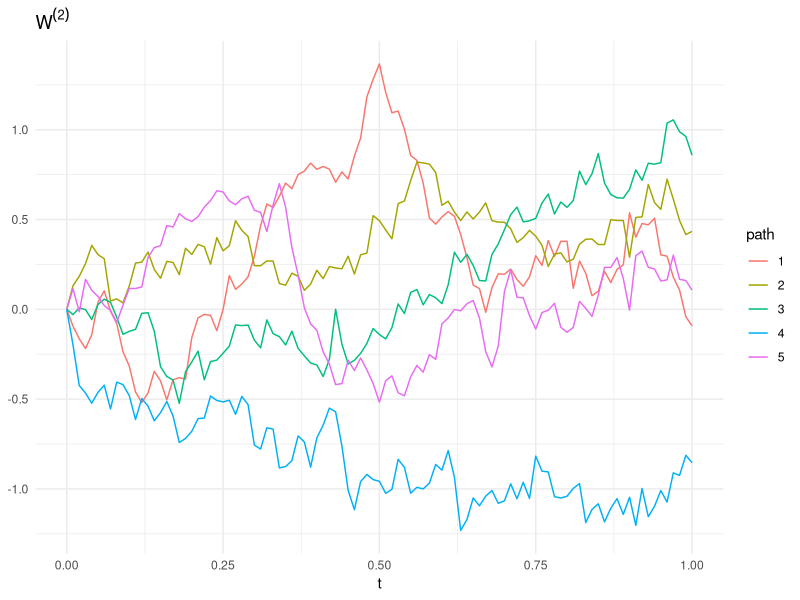
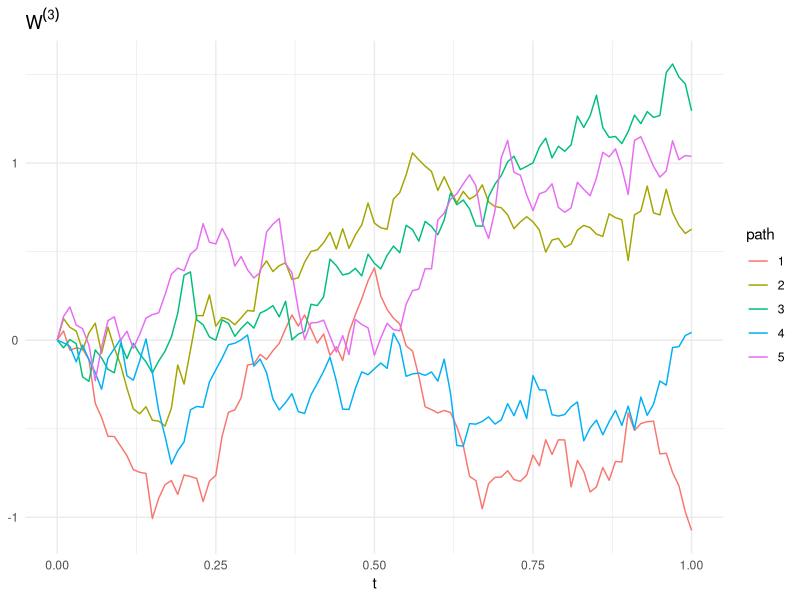
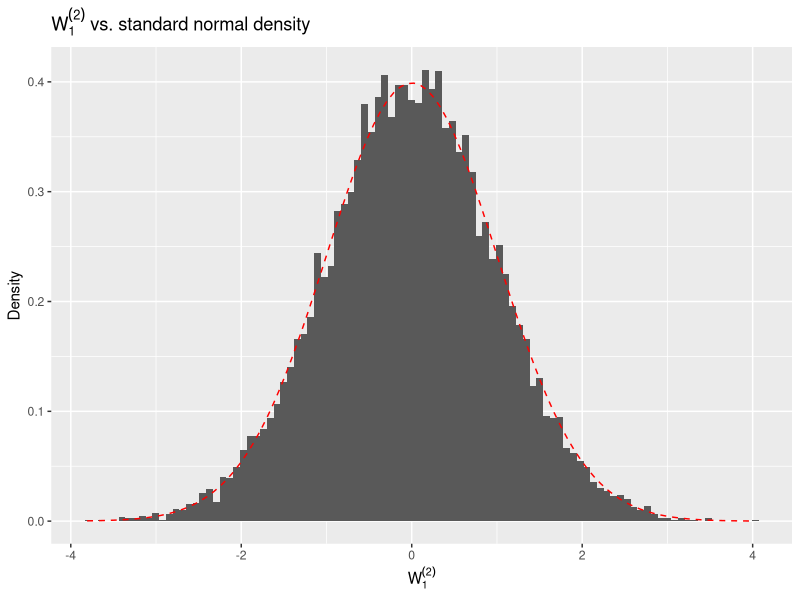
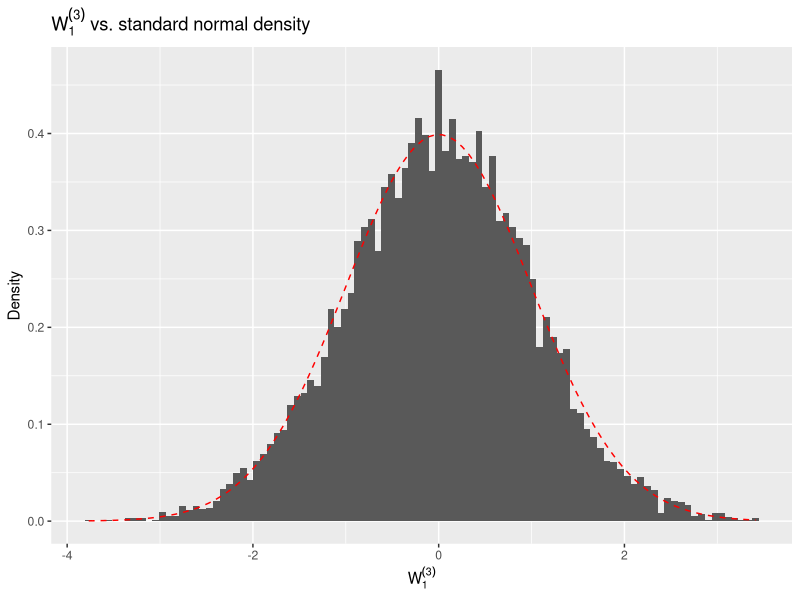
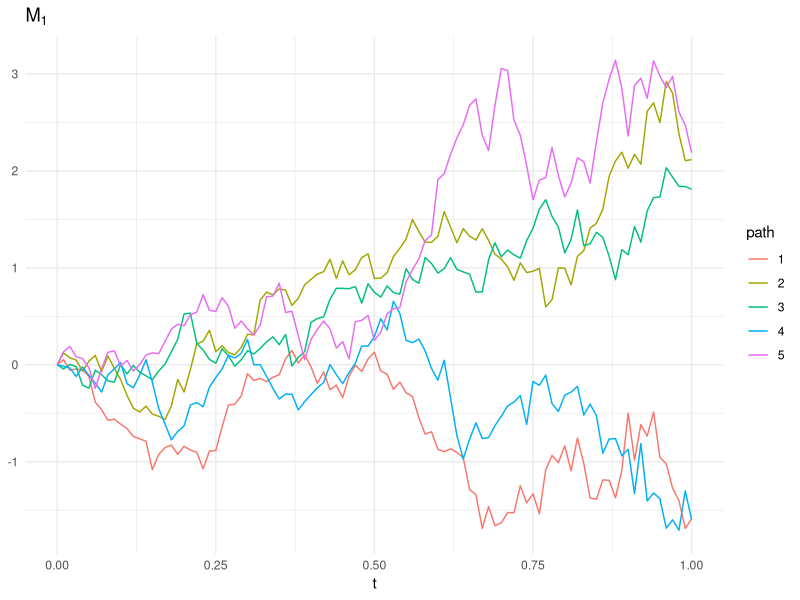
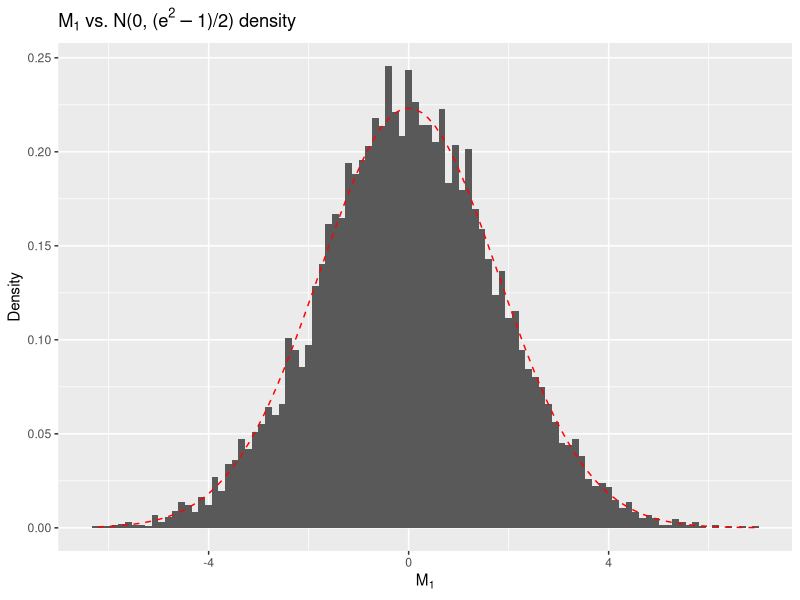

Reproduce these figures in R, in order.
#########################
########## 6.5 ##########
#########################
library(ggplot2)
library(tidyr)
library(dplyr)

DiscreteBrownianMotionGenerator <- function(deltaT, N, a = 0, b = 1, seed = 2026)
{
  if (!is.na(seed))
  {
    set.seed(seed)
  }

  nGrid <- (b - a) / deltaT

  if (abs(nGrid - round(nGrid)) > 1e-8)
  {
    stop("deltaT should divide b - a evenly")
  }

  nGrid <- round(nGrid) #Makes it an integer

  res <- matrix(NA_real_, nrow = N, ncol = nGrid + 1)

  res[, 1] <- rep(0, length = N)

  for (i in 1:nrow(res))
  {
    gaussianVec <- rnorm(nGrid, mean = 0, sd = 1)

    # B_{t_i} = B_{t_{i-1}} + sqrt(deltaT) * z_i, so B_{t_i} = sqrt(deltaT) * cumsum(z_1, ..., z_i)
    res[i, 2:(nGrid + 1)] <- cumsum(sqrt(deltaT) * gaussianVec)
  }

  # Column j holds B_{t} at time t = times[j], so columns can be looked up by time
  times <- seq(a, b, by = deltaT)
  colnames(res) <- times
  attr(res, "times") <- times

  return(res)
}

#########
### a ###
#########
integrand_maker <- function(fun, deltaT, a = 0, b = 1)
{
  nGrid <- (b - a) / deltaT

  if (abs(nGrid - round(nGrid)) > 1e-8)
  {
    stop("deltaT should divide b - a evenly")
  }

  # Integrand evaluated on the same grid as the Brownian motion: t_0 = a, ..., t_n = b
  times <- seq(a, b, by = deltaT)

  return(fun(times))
}

# Cumulative sum along each path (row) of a matrix
rowCumsum <- function(m)
{
  t(apply(m, 1, cumsum))
}

W_maker <- function(t, N, deltaT, seed = 2026){
  #Using left-endpoint sums

  #Creating integrand in fine grid
  integrand_sin <- integrand_maker(function(t) sin(t), deltaT, a = 0, b = t)
  integrand_cos <- integrand_maker(function(t) cos(t), deltaT, a = 0, b = t)

  #Create integrator in fine grid
  integrator_B1 <- DiscreteBrownianMotionGenerator(deltaT, N, a = 0, b = t, seed = seed)
  integrator_B2 <- DiscreteBrownianMotionGenerator(deltaT, N, a = 0, b = t, seed = seed+1)

  #Make integrator increments path by path (N x nGrid): column j is B_{t_j} - B_{t_{j-1}}
  increments_B1 <- integrator_B1[, -1, drop = FALSE] - integrator_B1[, -ncol(integrator_B1), drop = FALSE]
  increments_B2 <- integrator_B2[, -1, drop = FALSE] - integrator_B2[, -ncol(integrator_B2), drop = FALSE]

  #Left endpoints: drop the last grid point
  summand_sin <- integrand_sin[-length(integrand_sin)]
  summand_cos <- integrand_cos[-length(integrand_cos)]

  #Multiply column j of the increments by f(t_{j-1}), then cumulate along each path
  res_W2 <- cbind(0, rowCumsum(sweep(increments_B1, 2, summand_sin, "*") + sweep(increments_B2, 2, summand_cos, "*")))
  res_W3 <- cbind(0, rowCumsum(sweep(increments_B1, 2, summand_cos, "*") + sweep(increments_B2, 2, summand_sin, "*")))

  colnames(res_W2) <- colnames(res_W3) <- attr(integrator_B1, "times")

  return(list(W2 = res_W2, W3 = res_W3))
}

plot_paths <- function(paths, title)
{
  as.data.frame(paths) |>
    mutate(path = factor(row_number())) |>
    pivot_longer(-path, names_to = "t", values_to = "value") |>
    mutate(t = as.numeric(t)) |>
    ggplot(aes(x = t, y = value, colour = path)) +
    geom_line() +
    labs(title = title, x = "t", y = NULL) +
    theme_minimal()
}

W_n5 <- W_maker(t = 1, N = 5, deltaT = 0.01, seed = 2026)
plot_paths(W_n5$W2, expression(W^{(2)}))
plot_paths(W_n5$W3, expression(W^{(3)}))

#########
### b ###
#########
W_n10000 <- W_maker(t = 1, N = 10000, deltaT = 0.01, seed = 2026)
plot_histograms <- function(paths, title, xlab, sd = 1)
{
  # Only the endpoint W_1 (last column), not every time point
  data.frame(value = paths[, ncol(paths)]) |>
    ggplot(aes(x = value)) +
    geom_histogram(aes(y = after_stat(density)), bins = 100) +
    geom_function(fun = dnorm, args = list(sd = sd), linetype = "dashed", color = "red") +
    labs(title = title, x = xlab, y = "Density")
}

plot_histograms(
  W_n10000$W2,
  title = expression(W[1]^{(2)} * " vs. standard normal density"),
  xlab = expression(W[1]^{(2)})
)
plot_histograms(
  W_n10000$W3,
  title = expression(W[1]^{(3)} * " vs. standard normal density"),
  xlab = expression(W[1]^{(3)})
)

#########
### c ###
#########
M_maker <- function(t, N, deltaT, seed = 2026){
  #Using left-endpoint sums

  #Creating integrand in fine grid
  integrand_exp <- integrand_maker(function(t) exp(t), deltaT, a = 0, b = t)

  #Create integrator in fine grid
  integrator_B <- DiscreteBrownianMotionGenerator(deltaT, N, a = 0, b = t, seed = seed)

  #Make integrator increments path by path (N x nGrid): column j is B_{t_j} - B_{t_{j-1}}
  increments_B <- integrator_B[, -1, drop = FALSE] - integrator_B[, -ncol(integrator_B), drop = FALSE]
  
  #Left endpoints: drop the last grid point
  summand_exp <- integrand_exp[-length(integrand_exp)]

  #Multiply column j of the increments by f(t_{j-1}), then cumulate along each path
  res_M <- cbind(0, rowCumsum(sweep(increments_B, 2, summand_exp, "*")))

  colnames(res_M) <- attr(integrator_B, "times")

  return(res_M)
}

M_n5 <- M_maker(t = 1, N = 5, deltaT = 0.01, seed = 2026)

plot_paths(M_n5, title = expression(M[1]))

#########
### d ###
#########

M_n10000 <- M_maker(t = 1, N = 10000, deltaT = 0.01, seed = 1234)

M_n10000_endpoints <- M_n10000[,ncol(M_n10000)]

M_n10000_endpoints |> mean() #-0.002557727
M_n10000_endpoints |> var() #3.155208

#Theoretical variance (use quadratic variation below)
(exp(2) - 1)/ 2 #3.194528

#M_1 is a martingale because int_0^1 e^2s ds = (1/2)(e^2 - 1)


#########
### e ###
#########
M_tilde_maker <- function(t, N, deltaT, seed = 2026){
  #Computes e^t B_t - int_0^t e^s B_s ds, using a left-endpoint Riemann sum for the ds-integral

  #Creating integrands in fine grid
  integrand_exp <- integrand_maker(function(t) exp(t), deltaT, a = 0, b = t)
  integrand_B <- DiscreteBrownianMotionGenerator(deltaT, N, a = 0, b = t, seed = seed)

  #Left endpoints: drop the last grid point (last column for the N x (nGrid + 1) matrix B)
  summand_exp <- integrand_exp[-length(integrand_exp)]
  summand_B <- integrand_B[, -ncol(integrand_B), drop = FALSE]

  # Increments in integrator is just deltaT
  riemann_sum <- cbind(0, deltaT * rowCumsum(sweep(summand_B, 2, summand_exp, "*")))

  #e^t B_t at every grid point: multiply column j of B by e^{t_j}
  res_M <- sweep(integrand_B, 2, integrand_exp, "*") - riemann_sum

  colnames(res_M) <- attr(integrand_B, "times")

  return(res_M)
}

# Same seed as in (d), so both use the same Brownian paths (needed for the comparison in (f))
M_tilde_n10000 <- M_tilde_maker(t = 1, N = 10000, deltaT = 0.01, seed = 1234)

M_tilde_n10000_endpoints <- M_tilde_n10000[, ncol(M_tilde_n10000)]

M_tilde_n10000_endpoints |> mean() #0.00722269
M_tilde_n10000_endpoints |> var() #3.247352

#########
### f ###
#########
# Same Brownian paths in (d) and (e), so the difference is pure discretisation error
mean(abs(M_n10000_endpoints - M_tilde_n10000_endpoints)) #0.01773356

# The error shrinks as the grid gets finer
sapply(c(0.1, 0.01, 0.001), function(dt)
{
  M_end <- M_maker(t = 1, N = 10000, deltaT = dt, seed = 1234)
  M_tilde_end <- M_tilde_maker(t = 1, N = 10000, deltaT = dt, seed = 1234)
  mean(abs(M_end[, ncol(M_end)] - M_tilde_end[, ncol(M_tilde_end)]))
})
#[1] 0.172226047 0.017733563 0.001784666
#This is linear in deltaT


#########
### g ###
#########

rowSums(t(diff(t(W_n5$W2))) * t(diff(t(W_n5$W3))))
#[1] 0.7656961 0.5249181 0.5945954 0.7719772 0.8175905

#d<W2,W3>_s = sin(s)cos(s) d<B1>_s + cos(s)sin(s) d<B2>_s (cross terms vanish since <B1,B2> = 0)
#<W2,W3>_t = int_0^t 2sin(s)cos(s) ds = int_0^t sin(2s) ds = (1 - cos(2t))/2
(1 - cos(2))/2 #0.7080734

#########
### h ###
#########
# M_1 ~ N(0, (e^2 - 1)/2) by the Ito isometry (Problem 6.4)
plot_histograms(
  M_n10000,
  title = expression(M[1] * " vs. N(0, (" * e^2 - 1 * ")/2) density"),
  xlab = expression(M[1]),
  sd = sqrt((exp(2) - 1) / 2)
)
